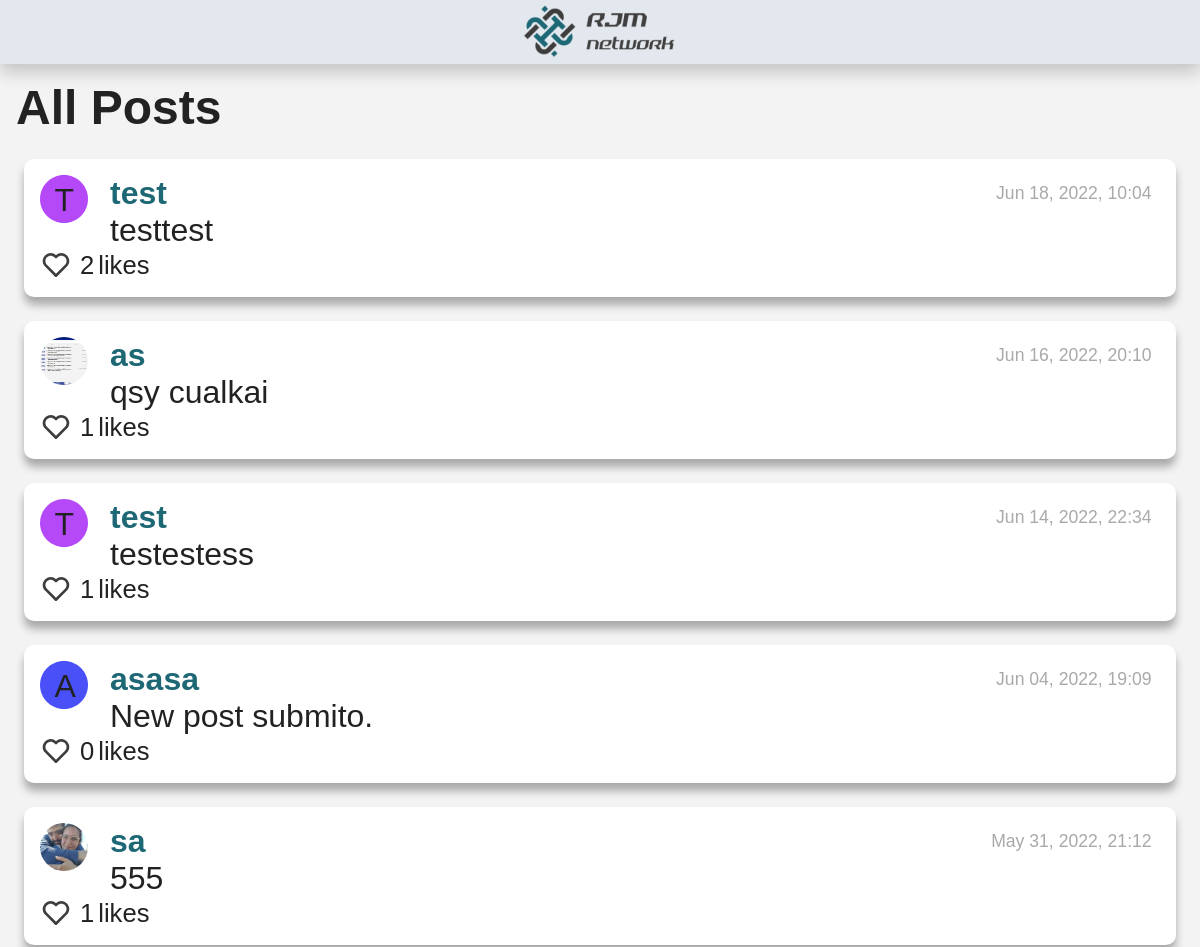
The app's page / (upper part), older data.
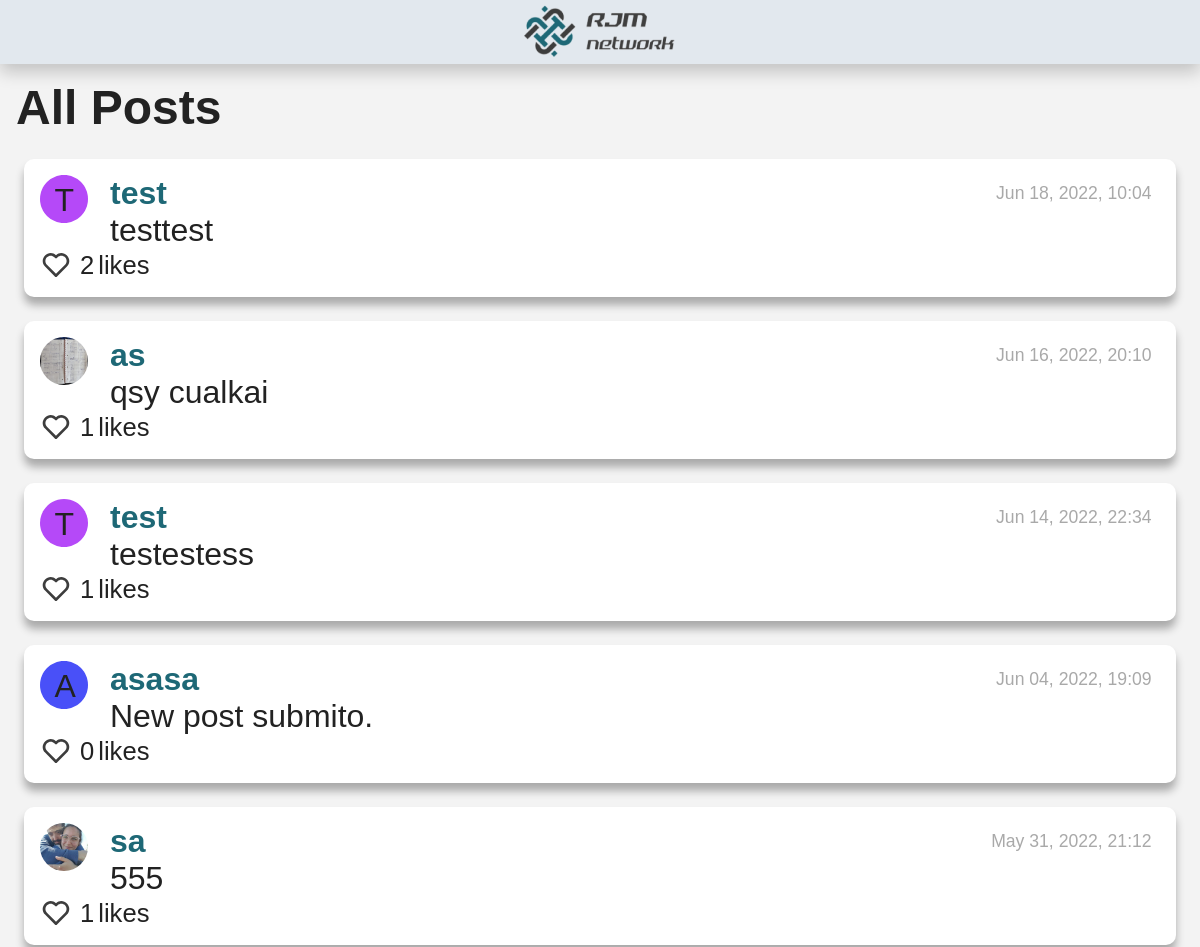
The same page, newer data.
### network/models.py (models this page shows, shortened)
class NewPost(models.Model):
    poster = models.ForeignKey(User, on_delete=models.PROTECT, related_name="posts_posted")
    description = models.TextField(blank=False)
    date_added = models.DateTimeField(auto_now_add=True)

class User(AbstractUser):
    header_image = models.ImageField(null=True, blank=True, upload_to="images/")
    pass

### network/views.py (the view)
# urls.py: path("", views.index, name="index"),
def index(request):
    all_posts = NewPost.objects.select_related('poster')
    all_fields= NewPost._meta.fields
    users = User.objects.all()
    user_color = {}
    colors_list = ["C37D7D", "FC792F", "4950F8", "EBFC2F", "15A2F1", "58FC2F", "36F9E1", "2ECF65", "B549F8", "FF83EB", "FCCF2F"]
    for j in users:
        user_color[j.id] = random.choice(colors_list)
        colors_list.remove(user_color[j.id])
    total_posts=all_posts.count()
    total_pages=math.ceil(total_posts/10)
    list_total_pages = []
    for i in range(2, total_pages+1):
        list_total_pages.append(i)
    all_posts = all_posts.order_by("-date_added")[:10]
    all_likers = Likers.objects.all()
    for post in all_posts:
        post.date_added = (post.date_added.strftime("%b %d, %Y, %H:%M"))
        post.number_likes=0
        likers = all_likers.filter(post=post.id)
        likers_id = []
        for each_liker in likers:
            post.likers = each_liker.liker.all()
            post.number_likes = each_liker.liker.count()
            for each in each_liker.liker.all():
                likers_id.append(each.id)
            post.likers_id = likers_id
    random_number = randrange(100)
    return render(request, "network/index.html", {
        "all_posts": all_posts,
        "users": users,
        "list_total_pages":list_total_pages,
        "random_number":random_number,
        "user_color": user_color
    })

### network/templatetags/network_extras.py (called while the page is built)
@register.filter
def keyvalue(dict, key):
    if(key==None):
        key=1
    return dict[key]

### network/templates/network/index.html (shortened to what the changed rows need)
{% extends "network/layout.html" %}
{% load static %}
{% load network_extras %}
{% block body %}
    <div id="all_posts_view">
        <div id="page_0">
            {% if all_posts %}
                {% for post in all_posts %}
                    <div id="posts_style">
                        <div id="posts-flex-order">
                            <div id="posts-flex-order-child1">
                                {% if post.poster.header_image %}
                                    <img class="posts_profile_picture" alt="Image not found" src="/media/{{ post.poster.header_image }}">
                                {% endif %}
                            </div>
                            <div id="posts-flex-order-child2">
                                <div id="posts-first-line">
                                    <a id="profile"  href="profile/{{ post.poster.id }}">{{ post.poster }}</a>
                                    <div id="post-{{post.date_added}}" class="date_post"> {{ post.date_added }}</div>
                                </div>
                                <div id="post-description-{{post.id}}" class="description_post"> {{ post.description }} </div>
                            </div>
                        </div>
                        <div id="like_complete">
                            {% if user.id in post.likers_id %}
                                <button class="yes_button" id="like-btn-{{post.id}}" value="heart_full" onclick="like('{{ post.id }}')">
                                    <svg id="heart-img-{{ post.id }}" alt="jacket" width="40" height="40" viewBox="0 0 40 40" fill="none" xmlns="http://www.w3.org/2000/svg">
                                        <path d="M33.6751 7.9851C32.7561 7.05963 31.6632 6.32493 30.4593 5.82324C29.2555 5.32155 27.9643 5.06277 26.6601 5.06177C24.1931 5.06217 21.8162 5.98889 20 7.65843C18.1841 5.98861 15.8071 5.06185 13.34 5.06177C12.0343 5.06313 10.7417 5.3227 9.53661 5.82555C8.33155 6.3284 7.23783 7.06459 6.31838 7.99177C2.39672 11.9301 2.39838 18.0901 6.32172 22.0118L20 35.6901L33.6784 22.0118C37.6017 18.0901 37.6034 11.9301 33.6751 7.9851Z" fill="#DA2D57"/>
                                    </svg>
                                </button>
                            {% else %}
                                <button class="yes_button" id="like-btn-{{post.id}}" value="heart_empty"  onclick="like('{{ post.id }}')">
                                    <svg id="heart-img-{{ post.id }}" alt="jacket" width="40" height="40" viewBox="0 0 40 40" fill="none" xmlns="http://www.w3.org/2000/svg">
                                        <path d="M20 7.65843C18.1841 5.98861 15.8071 5.06185 13.34 5.06177C12.0343 5.06313 10.7417 5.3227 9.53661 5.82555C8.33155 6.3284 7.23783 7.06459 6.31838 7.99177C2.39672 11.9301 2.39838 18.0901 6.32172 22.0118L18.5417 34.2318C18.825 34.7301 19.3717 35.0518 20 35.0518C20.258 35.0493 20.5119 34.9863 20.7411 34.8679C20.9704 34.7495 21.1686 34.579 21.32 34.3701L33.6784 22.0118C37.6017 18.0884 37.6017 11.9301 33.675 7.9851C32.7561 7.05963 31.6632 6.32493 30.4593 5.82324C29.2555 5.32155 27.9643 5.06277 26.66 5.06177C24.1931 5.06217 21.8162 5.98889 20 7.65843ZM31.3184 10.3418C33.9234 12.9601 33.925 17.0501 31.3217 19.6551L20 30.9768L8.67838 19.6551C6.07505 17.0501 6.07672 12.9601 8.67505 10.3484C9.94172 9.08843 11.5984 8.3951 13.34 8.3951C15.0817 8.3951 16.7317 9.08843 17.9884 10.3451L18.8217 11.1784C18.9764 11.3333 19.16 11.4562 19.3622 11.5401C19.5644 11.6239 19.7812 11.6671 20 11.6671C20.2189 11.6671 20.4357 11.6239 20.6379 11.5401C20.8401 11.4562 21.0237 11.3333 21.1784 11.1784L22.0117 10.3451C24.5317 7.8301 28.8017 7.83677 31.3184 10.3418Z" fill="#3D3D3D"/>
                                    </svg>
                                </button>
                            {% endif %}
                            <div id="like-count-{{post.id}}" class="d-inline-block">{{post.number_likes}}</div> likes
                        </div>
                    </div>
                {% endfor %}
            {% else %}
                    <li>no post</li>
            {% endif %}
        </div>
    </div>
{% endblock %}

Row changes from the older to the newer data that the page shows:
changed through a linked row, NewPost "qsy cualkai": poster.header_image: a different picture
